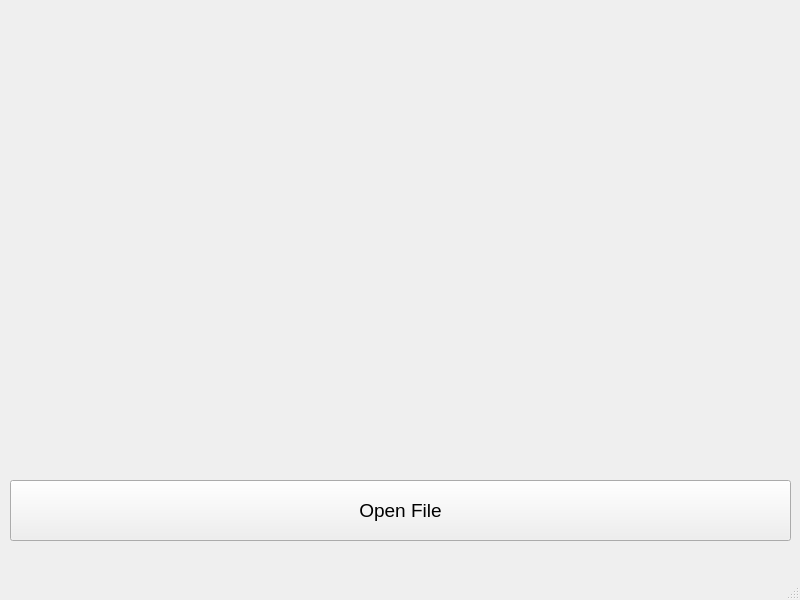
<?xml version="1.0" encoding="UTF-8"?>
<ui version="4.0">
 <class>MainWindow</class>
 <widget class="QMainWindow" name="MainWindow">
  <property name="geometry">
   <rect>
    <x>0</x>
    <y>0</y>
    <width>800</width>
    <height>600</height>
   </rect>
  </property>
  <property name="font">
   <font>
    <pointsize>14</pointsize>
   </font>
  </property>
  <property name="windowTitle">
   <string>MainWindow</string>
  </property>
  <widget class="QWidget" name="centralwidget">
   <widget class="QPushButton" name="pushButton">
    <property name="geometry">
     <rect>
      <x>10</x>
      <y>480</y>
      <width>781</width>
      <height>61</height>
     </rect>
    </property>
    <property name="text">
     <string>Open File</string>
    </property>
   </widget>
   <widget class="QLabel" name="label">
    <property name="geometry">
     <rect>
      <x>10</x>
      <y>10</y>
      <width>781</width>
      <height>451</height>
     </rect>
    </property>
    <property name="text">
     <string/>
    </property>
    <property name="alignment">
     <set>Qt::AlignCenter</set>
    </property>
   </widget>
  </widget>
  <widget class="QMenuBar" name="menubar">
   <property name="geometry">
    <rect>
     <x>0</x>
     <y>0</y>
     <width>800</width>
     <height>31</height>
    </rect>
   </property>
  </widget>
  <widget class="QStatusBar" name="statusbar"/>
 </widget>
 <resources/>
 <connections/>
</ui>
